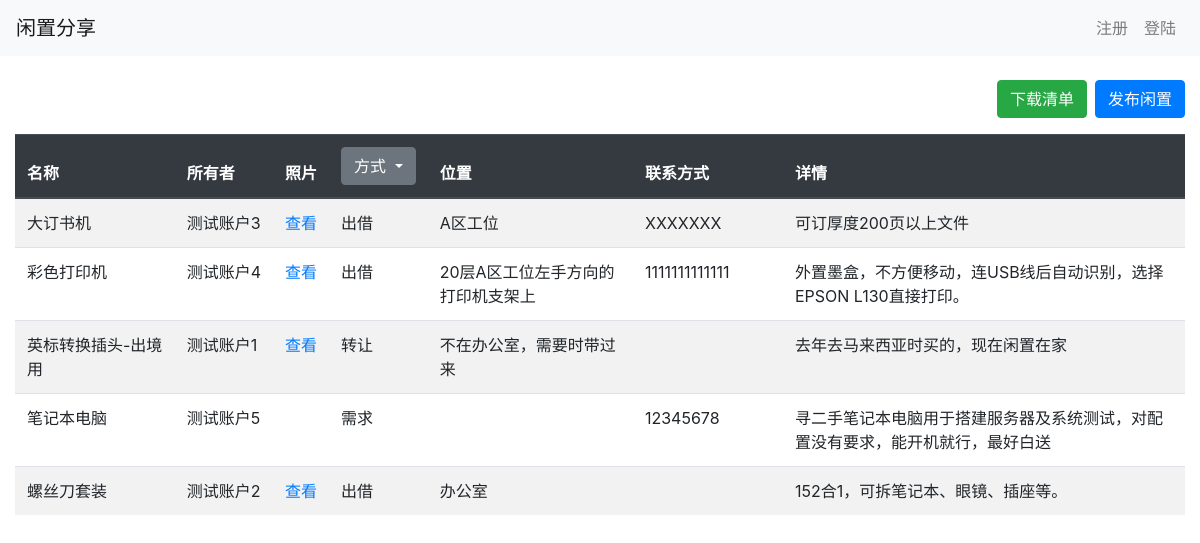
The page / on the database its author committed.
### tables this page shows
CREATE TABLE items (
        id INTEGER PRIMARY KEY AUTOINCREMENT,
        name TEXT NOT NULL,
        owner TEXT NOT NULL,
        location TEXT NOT NULL,
        thumbnail TEXT,
        contact TEXT,
        details TEXT,
        method TEXT NOT NULL
    );

### app.py (the view)
@app.route('/')
def index():
    db = get_db()
    items = db.execute('SELECT * FROM items ORDER BY RANDOM()').fetchall()
    sharing_methods = db.execute('SELECT * FROM sharing_methods').fetchall()
    return render_template('index.html', items=items, sharing_methods=sharing_methods)

### app.py (called while the page is built)
def get_db():
    if 'db' not in g:
        g.db = sqlite3.connect('share.db')
        g.db.row_factory = sqlite3.Row
    return g.db

@app.before_request
def load_logged_in_user():
    user_id = session.get('user_id')
    if user_id is None:
        g.user = None
    else:
        db = get_db()
        g.user = db.execute('SELECT * FROM users WHERE id = ?', (user_id,)).fetchone()

### templates/index.html (shortened to what this page needs)
{% extends 'base.html' %}
{% block content %}
    <div class="d-flex justify-content-end align-items-center mb-3">
        <a href="{{ url_for('download_excel') }}" class="btn btn-success mr-2">下载清单</a>
        <a href="{{ url_for('add') }}" class="btn btn-primary">发布闲置</a>
    </div>
    <div class="table-responsive">
        <table class="table table-striped">
        <thead class="thead-dark">
            <tr>
                <th class="name-col">名称</th>
                <th class="col-owner">所有者</th>
                <th class="col-photo">照片</th>
                <th class="col-method">
                    <div class="dropdown">
                        <button class="btn btn-secondary dropdown-toggle" type="button" id="methodDropdownLink" data-toggle="dropdown" aria-haspopup="true" aria-expanded="false">
                            方式
                        </button>
                    </div>
                </th>
                <th class="location-col">位置</th>
                <th class="contact-col">联系方式</th>
                <th class="details-col">详情</th>
            </tr>
        </thead>
        <tbody>
            {% for item in items %}
            <tr>
                <td class="name-col"><div class="details-content">{{ item['name'] }}</div></td>
                <td class="col-owner">{{ item['owner'] }}</td>
                <td class="col-photo">
                    {% if item['thumbnail'] %}
                        <a href="#" data-toggle="modal" data-target="#imageModal" data-imgsrc="{{ url_for('static', filename='uploads/' + item['thumbnail']) }}">查看</a>
                    {% endif %}
                </td>
                <td class="col-method">
                    {% if g.user and g.user['username'] == item['owner'] %}
                        <select name="method" class="form-control form-control-sm" onchange="updateMethod({{ item['id'] }}, this.value)">
                            {% for method in sharing_methods %}
                            <option value="{{ method.name }}" {% if item['method'] == method.name %}selected{% endif %}>{{ method.name }}</option>
                            {% endfor %}
                        </select>
                    {% else %}
                        {{ item['method'] }}
                    {% endif %}
                </td>
                <td class="location-col"><div class="details-content">{{ item['location'] }}</div></td>
                <td class="contact-col"><div class="details-content">{{ item['contact'] }}</div></td>
                <td class="details-col"><div class="details-content">{{ item['details'] }}</div></td>
            </tr>
            {% endfor %}
        </tbody>
    </table>
    </div>
{% endblock %}

### templates/index.html (style rules this page uses)
.name-col, .location-col, .contact-col, .details-col { white-space: normal; min-width: 150px; }
.details-col { min-width: 250px; }
.details-content { max-height: 3em; overflow-y: auto; }
.col-method, .col-photo, .col-owner { white-space: nowrap; }

### rows shown on the page
items: name "大订书机", owner "测试账户3", method "出借", location "A区工位", contact "XXXXXXX", details "可订厚度200页以上文件"
items: name "彩色打印机", owner "测试账户4", method "出借", location "20层A区工位左手方向的打印机支架上", contact "1111111111111", details "外置墨盒，不方便移动，连USB线后自动识别，选择EPSON L130直接打印。"
items: name "英标转换插头-出境用", owner "测试账户1", method "转让", location "不在办公室，需要时带过来", details "去年去马来西亚时买的，现在闲置在家"
items: name "笔记本电脑", owner "测试账户5", method "需求", contact "12345678", details "寻二手笔记本电脑用于搭建服务器及系统测试，对配置没有要求，能开机就行，最好白送"
items: name "螺丝刀套装", owner "测试账户2", method "出借", location "办公室", details "152合1，可拆笔记本、眼镜、插座等。"
